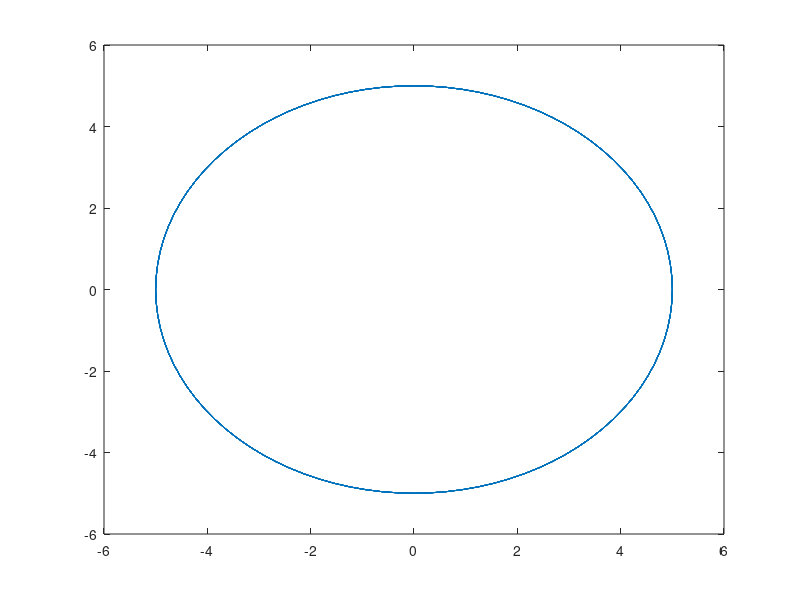

MATLAB code to generate this figure:
for i=1 : 1000
    %tmp_sita=random('unif',0,2*pi);
    x(i)=5*cos(2*pi*i/100);
    y(i)=5*sin(2*pi*i/100);
end

% plot(x,y,'ro');
plot(x,y);